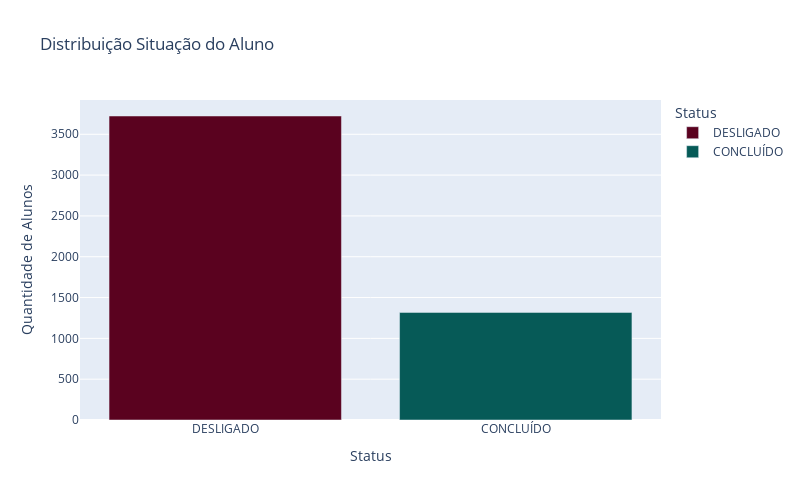

Notebook code cell kept with this figure:
### Code cell
df = df_modelagem['Status'].value_counts().reset_index()

df.columns = ['Status', 'count']
# Dicionário para correspondência das cores
cores_situacao = {
    'CONCLUÍDO': '#065A57',  
    'DESLIGADO': '#5A021F', 
}

# Conversão do dicionário de cores para uma lista, alinhada com os valores únicos de 'Novo_Status'
ordem_status = df['Status'].tolist()
cores_alinhadas = [cores_situacao[status] for status in ordem_status if status in cores_situacao]
# Criação do gráfico com ajuste para cores
grafico = px.bar(
    df,
    x='Status',
    y='count',
    color='Status',
    color_discrete_sequence=cores_alinhadas, 
    title='Distribuição Situação do Aluno'
)
# Atualizar layout do gráfico
grafico.update_layout(
    xaxis_title='Status',
    yaxis_title='Quantidade de Alunos',
    height=500,
    width=800,
    xaxis=dict(tickangle=0)  # Mantém rótulos alinhados no eixo X
)
grafico.show()

### Figure 1 — Plotly figure (JSON) as saved in the notebook; plotly's stock layout.template omitted (floating-point values rounded to 4 significant figures)
{"data": [{"alignmentgroup": "True", "hovertemplate": "Status=%{x}<br>count=%{y}<extra></extra>", "legendgroup": "DESLIGADO", "marker": {"color": "#5A021F", "pattern": {"shape": ""}}, "name": "DESLIGADO", "offsetgroup": "DESLIGADO", "orientation": "v", "showlegend": true, "textposition": "auto", "type": "bar", "x": ["DESLIGADO"], "xaxis": "x", "y": [3724], "yaxis": "y"}, {"alignmentgroup": "True", "hovertemplate": "Status=%{x}<br>count=%{y}<extra></extra>", "legendgroup": "CONCLUÍDO", "marker": {"color": "#065A57", "pattern": {"shape": ""}}, "name": "CONCLUÍDO", "offsetgroup": "CONCLUÍDO", "orientation": "v", "showlegend": true, "textposition": "auto", "type": "bar", "x": ["CONCLUÍDO"], "xaxis": "x", "y": [1318], "yaxis": "y"}], "layout": {"barmode": "relative", "height": 500, "legend": {"title": {"text": "Status"}, "tracegroupgap": 0}, "title": {"text": "Distribuição Situação do Aluno"}, "width": 800, "xaxis": {"anchor": "y", "categoryarray": ["DESLIGADO", "CONCLUÍDO"], "categoryorder": "array", "domain": [0, 1], "tickangle": 0, "title": {"text": "Status"}}, "yaxis": {"anchor": "x", "domain": [0, 1], "title": {"text": "Quantidade de Alunos"}}}}
